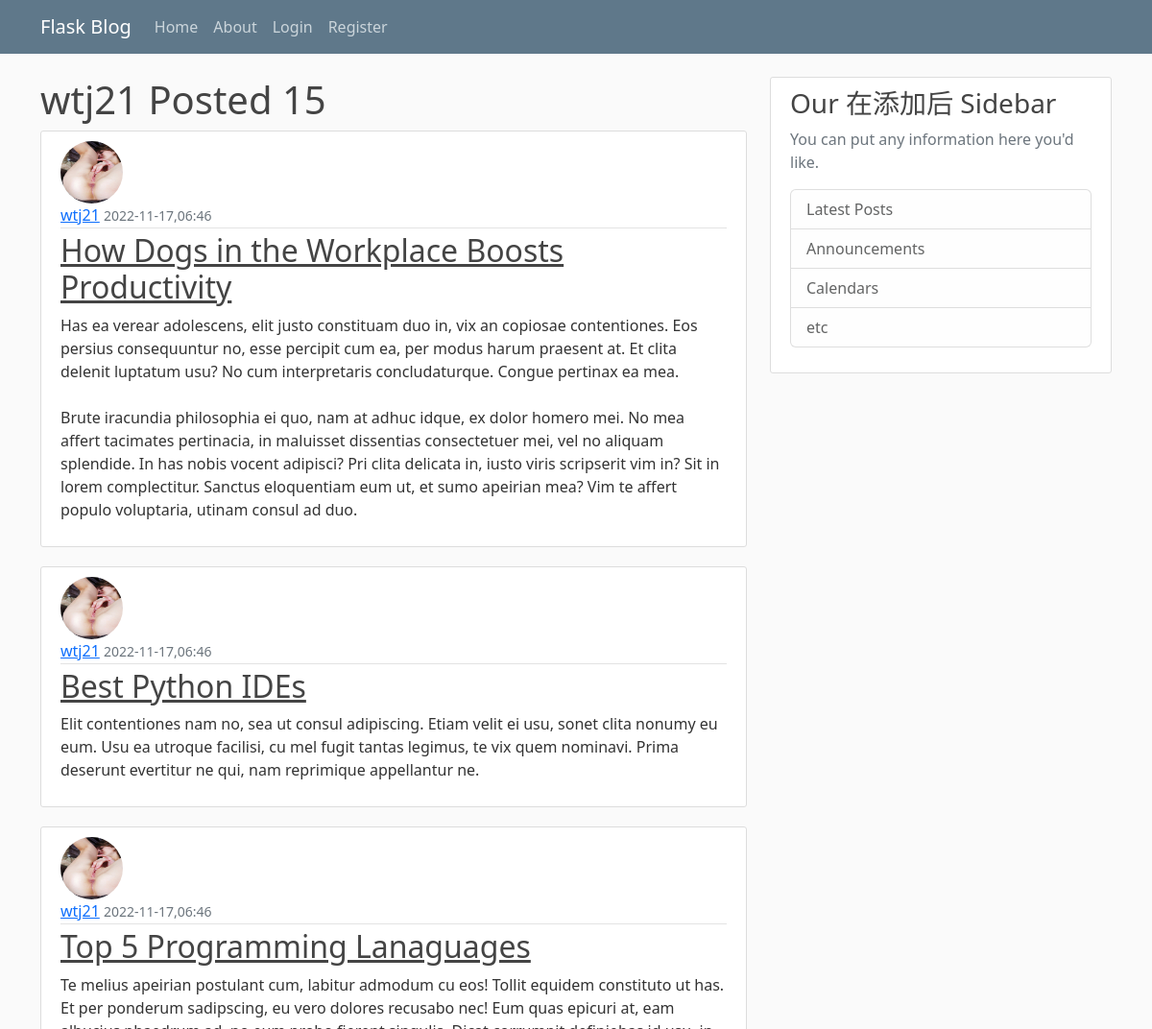
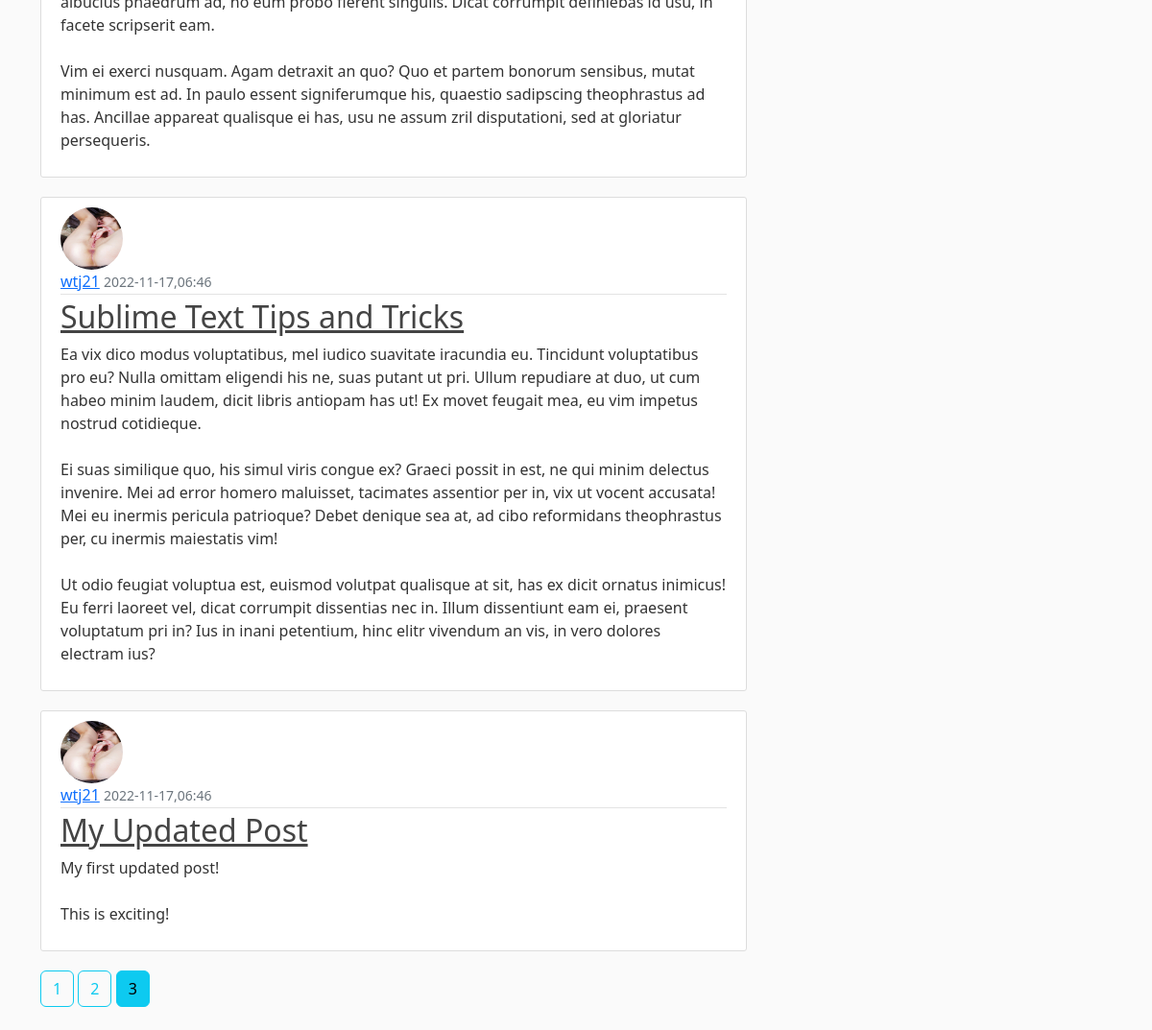
The page /user/wtj21?page=3 on the database its author committed (2 pictures, top to bottom).
### flaskblog/models.py (models this page shows, shortened)
class User(db.Model,UserMixin):
    id = db.Column(db.Integer,primary_key=True)
    username = db.Column(db.String(20),unique=True,nullable=False)
    email = db.Column(db.String(120),unique=True,nullable=False)
    image_file = db.Column(db.String(20),nullable=False,default='default.jpg')
    password = db.Column(db.String(60),nullable=False)
    posts = db.relationship('Post',backref='author',lazy=True)

class Post(db.Model):
    id = db.Column(db.Integer,primary_key=True)
    title = db.Column(db.String(100),nullable=True)
    date_posted = db.Column(db.DateTime,nullable=False,default=datetime.utcnow)
    content = db.Column(db.Text,nullable=False)
    user_id = db.Column(db.Integer,db.ForeignKey('user.id'),nullable=False)

### flaskblog/routes.py (the view)
@app.route("/user/<string:username>")
def user_posts(username):
    page = request.args.get('page',1,type=int)
    user = User.query.filter_by(username=username).first_or_404()
    posts = Post.query.filter_by(author=user)\
        .order_by(Post.date_posted.desc())\
            .paginate(page=page,per_page=5)
    return render_template('user_posts.html',posts=posts,username=user.username)

### flaskblog/templates/user_posts.html
{% extends "layout.html" %}
{% block content %}
<h1> {{username}} Posted {{ posts.total }}</h1>
{% for post in posts %}
    <article class="media content-section">
        <div class="media-body">
            <img class="rounded-circle article-img" src="{{ url_for('static',filename='profile_pics/' + post.author.image_file) }}">
            <div class="article-metadata">
                <a class="mr-2" href="{{url_for('user_posts',username=post.author.username) }}">{{ post.author.username }}</a>
                <small class="text-muted">{{ post.date_posted.strftime('%Y-%m-%d,%H:%M') }}</small>
            </div>
            <h2><a class="article-title" href="{{ url_for('post',post_id=post.id) }}">{{ post.title }}</a></h2>
            <p class="article-content">{{ post.content }}</p>
        </div>
    </article>
{% endfor %}
{% for page in posts.iter_pages() %}
    {% if page %}
        {% if page == posts.page %}
        <a class="btn btn-info mb-4" href="{{url_for('user_posts',username=username,page=page)}}">{{ page }}</a>
        {% else %}
        <a class="btn btn-outline-info mb-4" href="{{url_for('user_posts',username=username,page=page)}}">{{ page }}</a>
        {% endif %}
    {% else %}
    ...
    {% endif %}
{% endfor %}
{% endblock content %}

### flaskblog/static/main.css (style rules this page uses)
body { background: #fafafa; color: #333333; margin-top: 5rem; }
h1, h2, h3, h4, h5, h6 { color: #444444; }
.content-section { background: #ffffff; padding: 10px 20px; border: 1px solid #dddddd; border-radius: 3px; margin-bottom: 20px; }
.article-title { color: #444444; }
.article-content { white-space: pre-line; }
.article-img { height: 65px; width: 65px; margin-right: 16px; }
.article-metadata { padding-bottom: 1px; margin-bottom: 4px; border-bottom: 1px solid #e3e3e3 }

### rows shown on the page
User: username "wtj21"
Post: image_file (placeholder picture), author.username "wtj21", date_posted "2022-11-17,06:46", title "How Dogs in the Workplace Boosts Productivity", content "Has ea verear adolescens, elit justo constituam duo in, vix an copiosae contentiones. Eos persius consequuntur no, esse percipit cum ea, per modus harum praesent at. Et clita delenit luptatum usu? No cum interpretaris concludaturque. Congue pertinax ea mea. Brute iracundia philosophia ei quo, nam at adhuc idque, ex dolor homero mei. No mea affert tacimates pertinacia, in maluisset dissentias consectetuer mei, vel no aliquam splendide. In has nobis vocent adipisci? Pri clita delicata in, iusto viris scripserit vim in? Sit in lorem complectitur. Sanctus eloquentiam eum ut, et sumo apeirian mea? Vim te affert populo voluptaria, utinam consul ad duo."
Post: image_file (placeholder picture), author.username "wtj21", date_posted "2022-11-17,06:46", title "Best Python IDEs", content "Elit contentiones nam no, sea ut consul adipiscing. Etiam velit ei usu, sonet clita nonumy eu eum. Usu ea utroque facilisi, cu mel fugit tantas legimus, te vix quem nominavi. Prima deserunt evertitur ne qui, nam reprimique appellantur ne."
Post: image_file (placeholder picture), author.username "wtj21", date_posted "2022-11-17,06:46", title "Top 5 Programming Lanaguages", content "Te melius apeirian postulant cum, labitur admodum cu eos! Tollit equidem constituto ut has. Et per ponderum sadipscing, eu vero dolores recusabo nec! Eum quas epicuri at, eam albucius phaedrum ad, no eum probo fierent singulis. Dicat corrumpit definiebas id usu, in facete scripserit eam. Vim ei exerci nusquam. Agam detraxit an quo? Quo et partem bonorum sensibus, mutat minimum est ad. In paulo essent signiferumque his, quaestio sadipscing theophrastus ad has. Ancillae appareat qualisque ei has, usu ne assum zril disputationi, sed at gloriatur persequeris."
Post: image_file (placeholder picture), author.username "wtj21", date_posted "2022-11-17,06:46", title "Sublime Text Tips and Tricks", content "Ea vix dico modus voluptatibus, mel iudico suavitate iracundia eu. Tincidunt voluptatibus pro eu? Nulla omittam eligendi his ne, suas putant ut pri. Ullum repudiare at duo, ut cum habeo minim laudem, dicit libris antiopam has ut! Ex movet feugait mea, eu vim impetus nostrud cotidieque. Ei suas similique quo, his simul viris congue ex? Graeci possit in est, ne qui minim delectus invenire. Mei ad error homero maluisset, tacimates assentior per in, vix ut vocent accusata! Mei eu inermis pericula patrioque? Debet denique sea at, ad cibo reformidans theophrastus per, cu inermis maiestatis vim! Ut odio feugiat voluptua est, euismod volutpat qualisque at sit, has ex dicit ornatus inimicus! Eu…"
Post: image_file (placeholder picture), author.username "wtj21", date_posted "2022-11-17,06:46", title "My Updated Post", content "My first updated post! This is exciting!"

### other values the page prints
{{ posts.total }} "15"
{{ page }} "1" "2"
{{ page }} "3"
